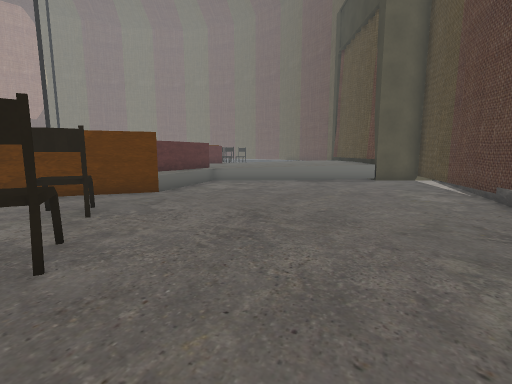
view 1 (above)

22 first-person views from a walk through a 3-D level made in the Unity game engine. The camera is 1.3 m above the floor, tilts 8° down and sees 85° across. The floor is counted in squares, 1 m on a side. Each view is taken from the middle of a square. On the plan, view 1 faces up. The plan holds only what a view shows up to about 13 squares ahead; the rest is blank. The place goes on beyond the plan. Some animated figures are left out.

view 2
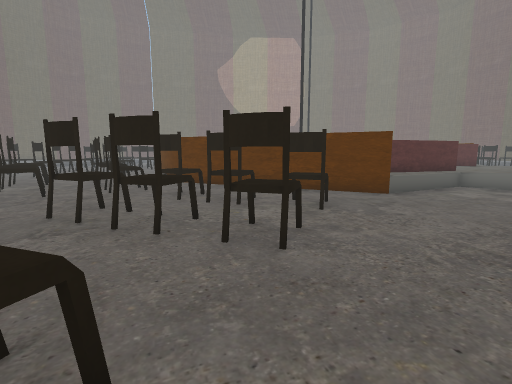

view 3
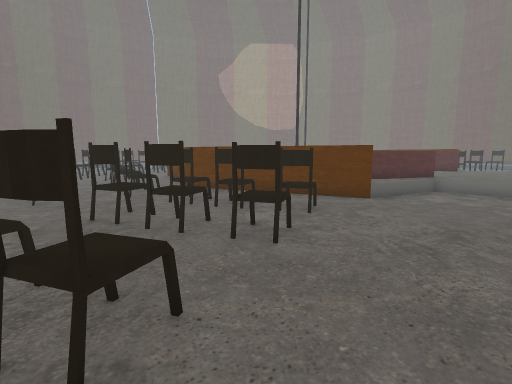

view 4
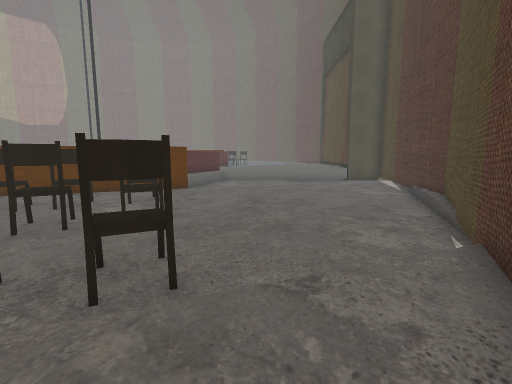

view 5
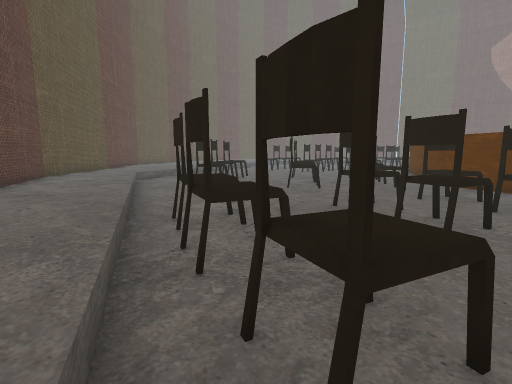

view 6
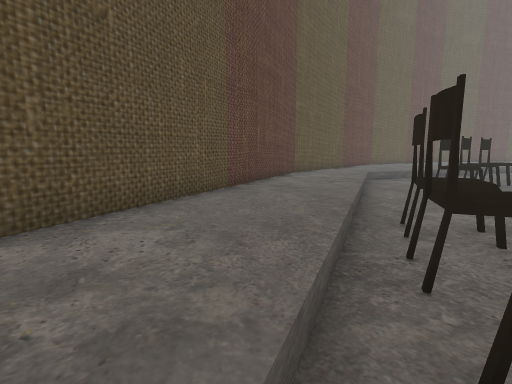

view 7
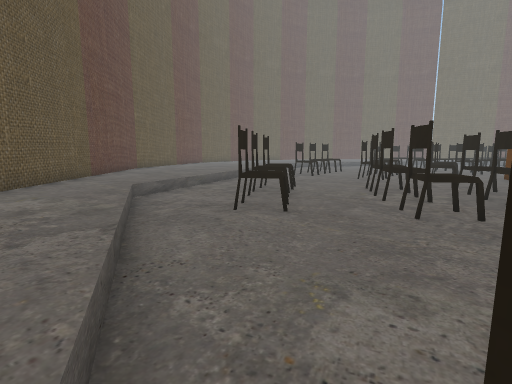

view 8
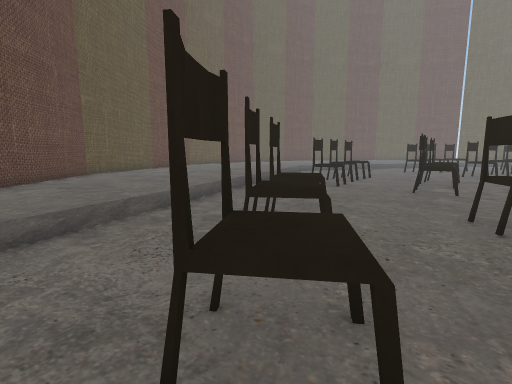

view 9
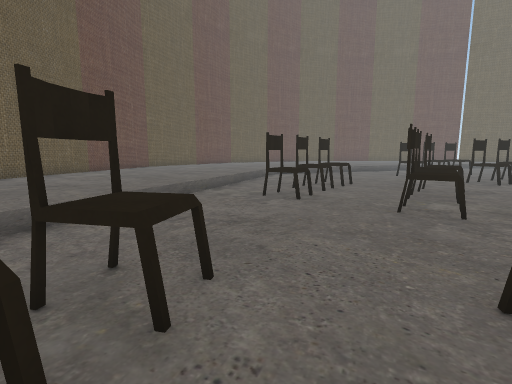

view 10
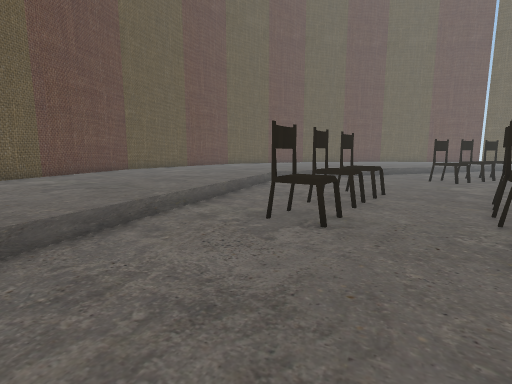

view 11
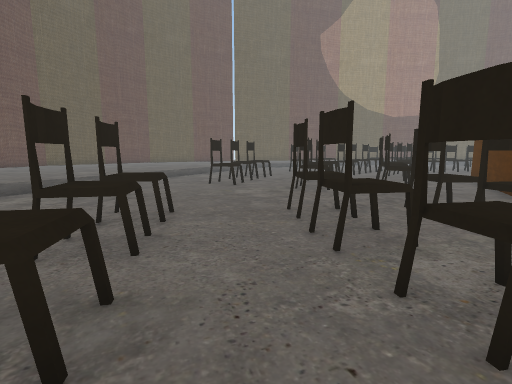

view 12
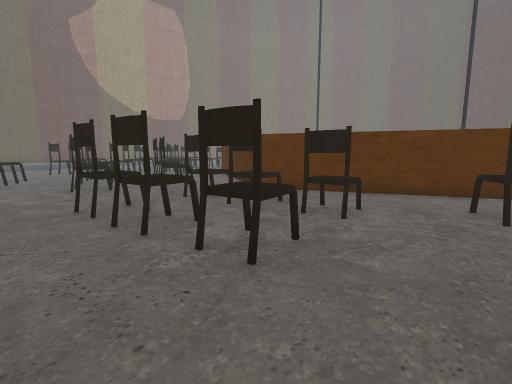

view 13
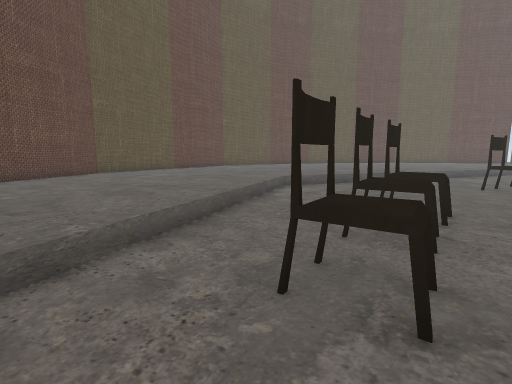

view 14
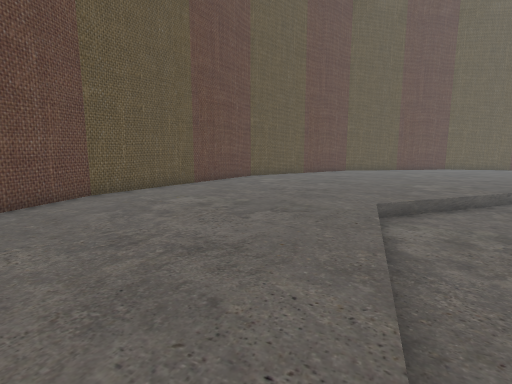

view 15
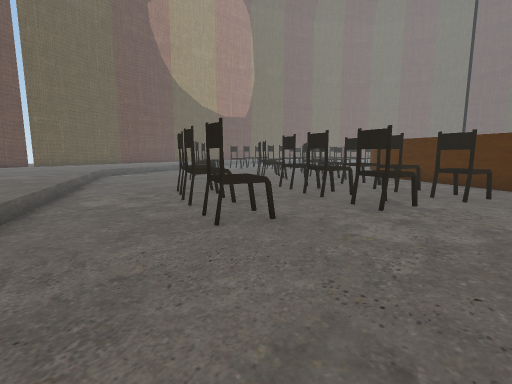

view 16
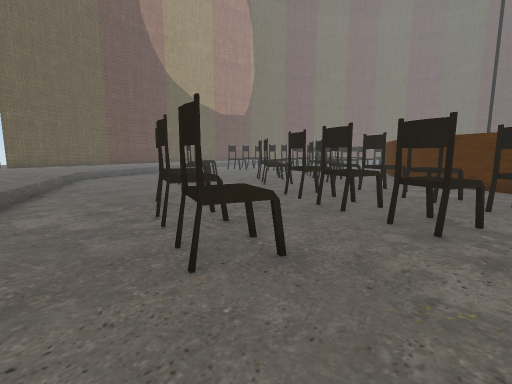

view 17
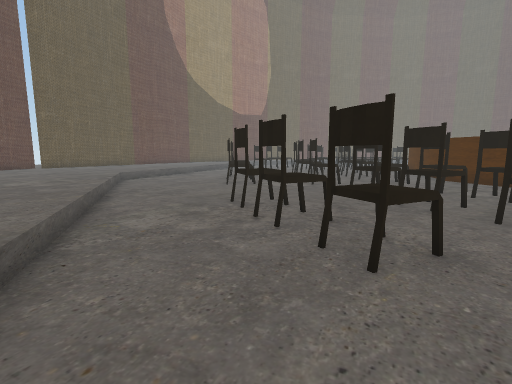

view 18
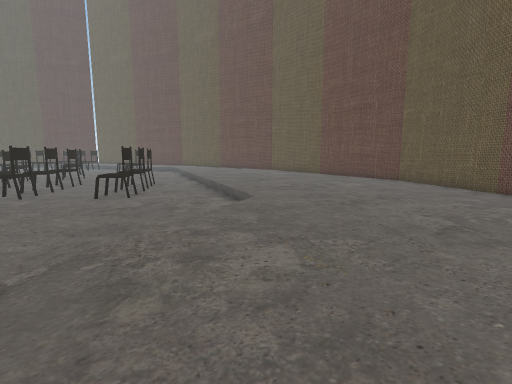

view 19
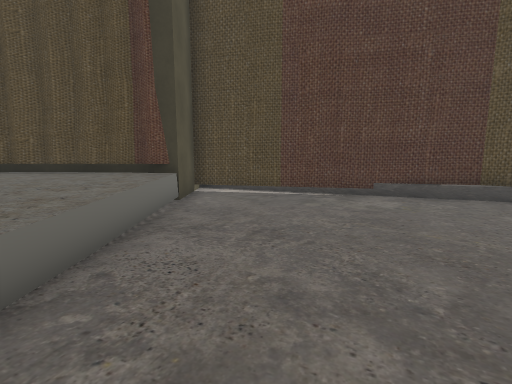

view 20
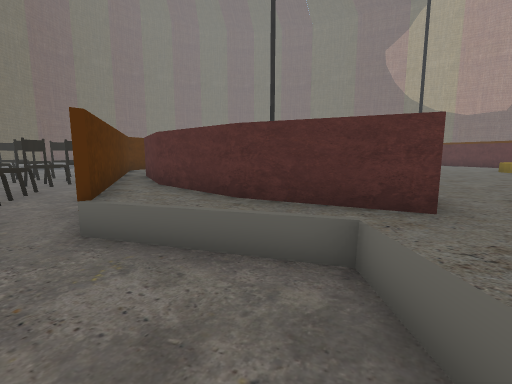

view 21
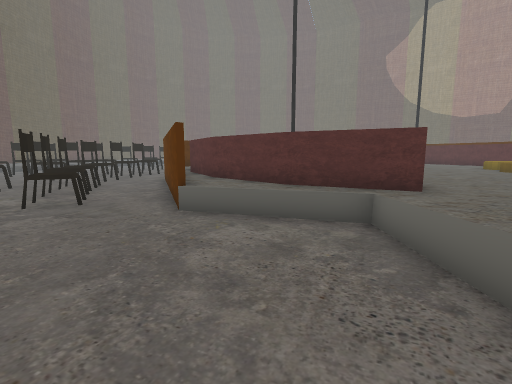

view 22
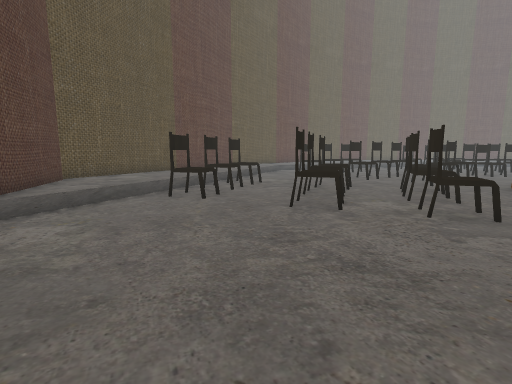

### Floor plan
Key: @ floor where view 1 was taken; # wall or solid block; x gap in a wall; . main floor; : floor 0.5 m higher than the main floor; / step, stairs or slope; = window, fence, low wall or low ledge; ^ raised ledge; T thing the floor can be seen under or through.
Columns run from 36 left of view 1 to 7 right of it. Each row starts with its distance up from view 1.
 18                             ^^^^^         #
 17 /..... .....   #             ^^^^^ ^    ^^#
 16 /....^^..^..^..##              ^^^^^^  ^^^#
 15 :...............#               ^^^^^ ^^^^#
 14 :/..........^=..#                #^^^^^^^^#
 13 :/.......#^.#=..#                #^^^^^^^^##
 12 ::....=..#^.x^=.##              #^=........#
 11 ::/...#=..^==#...#             #^^.........#
 10 ::/....^..#=##^..#            #^^^.........#
  9  ::....^...#=.... ###       #####..........#
  8 :::/...x^......== ..####   ####............#
  7 ::::...#^......x^^.....#####..............##
  6 ::::/.........= .x==...........=^.........#
  5 ::::/.........^...#^..^.....==^##.........#
  4 :::::..........^=.....#x^=^.^#x#==........#
  3 :::::/.....=....#^........^....==#.......##
  2 :::::/.....#^=.......^==.....^^TT.......##
  1 ::::::......#^=......###x^=..##.........#
  0 :::::://......^^..................^=@..##
 -1 :::::::://.....................=^^x#./:#
 -2 ::::::::::://.......^^^==.....=#////::##
 -3 ::::::::::::://......#x##^....../:::::#
 -4 :::::::::::::::://...........//::::::##
 -5 #::::::::::::::::://......./:::::::###
 -6 ##::::::::::::::::::://.//:::::::###
 -7  ###::::::::::::::::::::::::::####
 -8    ####::::::::::::::::::::####
 -9       ######::::::::::######
-10            ############

Positions as (right, up) in squares from view 1, and headings:
1: (0, 0), facing up
2: (0, 0), facing up-left
3: (1, -1), facing up-left
4: (0, -4), facing up
5: (0, -1), facing left
6: (0, -1), facing down-left
7: (-5, -3), facing left
8: (-10, -3), facing left
9: (-13, -1), facing left
10: (-16, -1), facing left
11: (-19, 0), facing up-left
12: (-19, -1), facing up
13: (-19, -1), facing left
14: (-23, -3), facing left
15: (-28, 2), facing up
16: (-28, 4), facing up
17: (-30, 4), facing up
18: (-36, 6), facing down-right
19: (-2, 11), facing right
20: (1, 12), facing left
21: (3, 11), facing left
22: (3, 7), facing down-left
